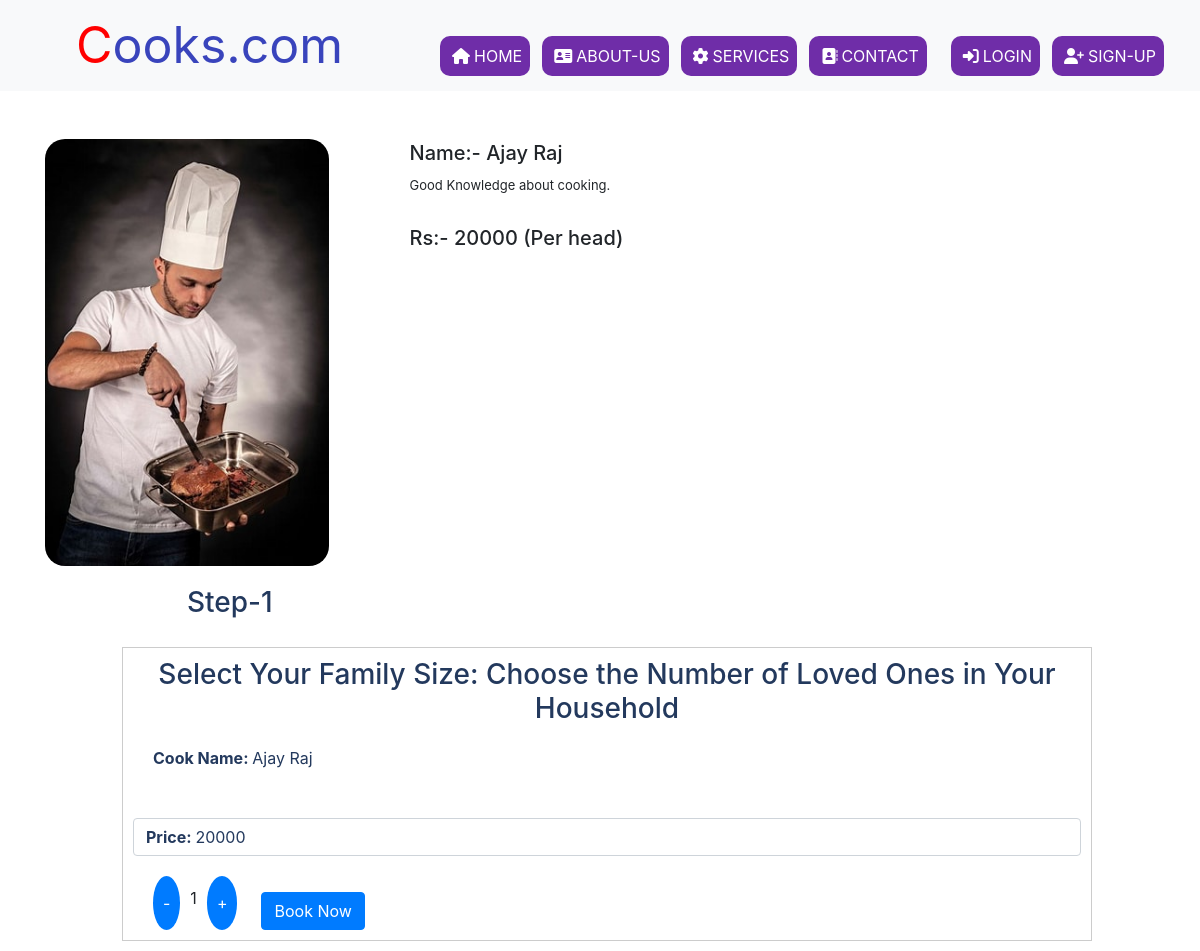
Page /paymentapp/quickview/4 on the committed database.
### Servicesapp/models.py (models this page shows, shortened)
class Services(models.Model):
    labour_id = models.AutoField(primary_key=True)
    Name=models.CharField(max_length=50)
    AboutCook=models.CharField(max_length=500)
    Price=models.IntegerField(default=0)
    Catagry=models.CharField(max_length=50,default='')
    CooksRegistationDate=models.DateTimeField()
    ContactNumber=models.CharField(max_length=15,default='')
    Image=models.ImageField(upload_to='shop/images')

### paymentapp/views.py (the view)
# urls.py: path('quickview/<int:labour_id>',views.quickview,name='quickview'),
def quickview(request,labour_id):
    service = get_object_or_404(Services, labour_id=labour_id)
    data={'services': service}
    return render(request, 'quickview.html', data)

### paymentapp/templates/quickview.html (shortened to what this page needs)
{% include 'header.html' %}
<!doctype html>
<html lang="en">
  <head>
    <link rel="stylesheet" href="https://cdn.jsdelivr.net/npm/bootstrap@4.0.0/dist/css/bootstrap.min.css">
  </head>
  <body>
    <div class="container">
     <div class="row">
        <div class="col-md-4">
          <img class="card-img-top mt-5" src="/media/{{services.Image}}" alt="Card image cap" style="border-radius: 20px;">
        </div>
           <div class="col-md-8" >
            <h5 style="margin-top: 50px; margin-left: 50px;">Name:-  {{services.Name}}</h5>
            <p style="margin-left: 50px; "> {{services.AboutCook}}</p>
            <h5 style="margin-top: 30px; margin-left: 50px;">Rs:-  {{services.Price}} (Per head)</h5>
           </div>
        </div>
     </div>
     <div class="row">
      <h3 style="margin-left: 190px; margin-top: 20px; color: #23395d;">Step-1</h3>
      <div class=" col-12" style="margin-left: 7rem; ">
       <div class="cart-item" style="margin-top: 20px;">
       <h3 style="text-align: center; margin-bottom: 20px; color: #23395d;">Select Your Family Size: Choose the Number of Loved Ones in Your Household </h3>
         <span class="product-name " style="color: #23395d; margin-left: 20px;"><b>Cook Name: </b>{{services.Name | capfirst}} </span>
         <span class="product-price mt-5 form-control" id="product-price" data-initial-price="{{ services.Price }}" style=" color: #23395d;"><b>Price: </b>{{ services.Price }}</span>
         <div class="quantity-controls" style="margin-left: 20px;">
             <div style="display: flex ;margin-top: 20px;">
                 <button class="decrement-button">-</button>
                 <span class="product-quantity" style="margin-top: 10px;">1</span>
                 <button class="increment-button">+</button>
                 <a href="{% url 'aboutyou' %}" class="btn btn-primary mt-3 ml-4">Book Now</a>
             </div>
         </div>
        </div>
      </div>
     </div>
  </body>
</html>

### static/About.css (style rules this page uses)
* { margin: 0; padding: 0; }
body { width: 100%; min-height: 100vh; }
html { font-size: 16px; }

### static/footer.css (style rules this page uses)
* { margin: 0; padding: 0; }
body { display: flex; flex-direction: column; }
.row { width: 85%; display: flex; margin: auto; flex-wrap:wrap; align-items: flex-start; justify-content: space-between; }
@media (max-width:1280px) { .welcome,p { font-size: 13px; padding-top: 3px; } }

### static/contact.css (style rules this page uses)
* { margin: 0; padding: 0; }

### paymentapp/static/incdec.css (style rules this page uses)
body { font-family: Arial, sans-serif; }
.cart-item { border: 1px solid #ccc; padding: 10px; margin: 10px; }
.quantity-controls { display: flex; align-items: center; }
.increment-button, .decrement-button { padding: 5px 10px; background-color: #007bff; color: white; border: none; cursor: pointer; border-radius: 50%; }
.product-quantity { margin: 0 10px; }

### rows in the picture
Services: Image (picture), Name "Ajay Raj", AboutCook "Good Knowledge about cooking.", Price "20000"
